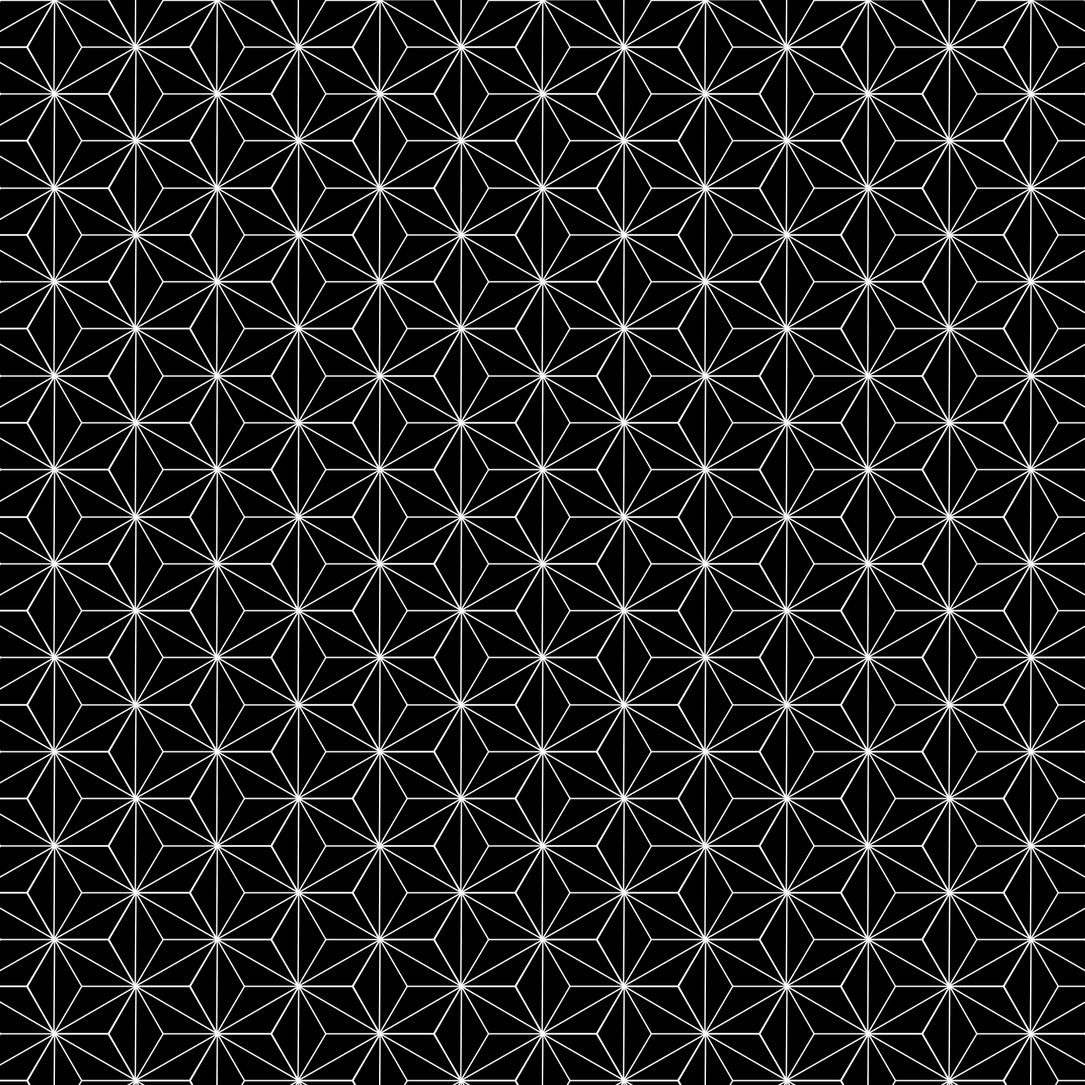
Frame 1 (no input)
Frame 60 (the mouse pressed at the canvas centre just before this capture): identical to frame 1, image omitted
Frame 120 (the mouse held since frame 60 and released just before this capture): identical to frame 1, image omitted

The Processing sketch that drew this single still picture (run headless with seeded random() and noise(); from frame 60 on, the mouse is pressed at the canvas centre):

// Processing sketch: asanohaPattern
// ── asanohaPattern.pde
int sides = 6;
int radius = 80;
int angle120 = 120;
int angle60 = 60;
float px,py;
float[] ptsX = new float[sides];
float[] ptsY = new float[sides];

//net parameters
float d1 = radius*cos(radians(-30));

void setup(){
  size(1600,1600);
  background(0);
  stroke(255);
  strokeWeight(2);
  noFill();
}


void draw(){
  background(0);
  for(int j= 0; j<height/radius;j++){
    pushMatrix();
    for(int i=0;i<width/radius;i++){
      cell();
      translate(1.5*radius,pow(-1,i)*d1);
    }
    popMatrix();
    translate(0,sqrt(3)*radius);
  }
  if(mousePressed){
    save("asanohaPattern.png");
    print("saved");
  }
}

void cell(){
  polygon();
  triangule();
  radial();
}

void polygon(){
  beginShape();
  for(int i = 0; i< sides; i++){
    px = radius * cos(radians(i*angle60));
    py = radius * sin(radians(i*angle60));
    ptsX[i] = px;
    ptsY[i] = py;
    vertex(ptsX[i],ptsY[i]);
    if(i == (sides - 1)){
    vertex(ptsX[0],ptsY[0]);
    }
  }
  endShape();
}
void radial(){
  for(int i = 0; i< sides/2; i++){
    px = radius * cos(radians(i*angle120));
    py = radius * sin(radians(i*angle120));
    ptsX[i] = px;
    ptsY[i] = py;
    line(0,0,ptsX[i],ptsY[i]);
    }
}

void triangule(){
  beginShape();
  for(int i = 0; i< sides/2; i++){
    px = radius * cos(radians(i*angle120));
    py = radius * sin(radians(i*angle120));
    ptsX[i] = px;
    ptsY[i] = py;
    vertex(ptsX[i],ptsY[i]);
    if(i == (sides/2)-1){
    vertex(ptsX[0],ptsY[0]);
    }
  }
  endShape();
}
